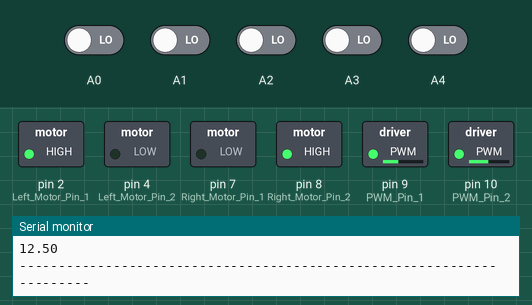
This sketch was run on a simulated Arduino Uno, built with avr-gcc and run on an emulated ATmega328P. Parts: switched loads named in the sketch (green lamp = pin HIGH), the last lines printed to the serial monitor. The test bench sets the inputs (shaded band); at power-on: A0–4 LOW.

Above: at 0.2 s.
At 37.8 s:
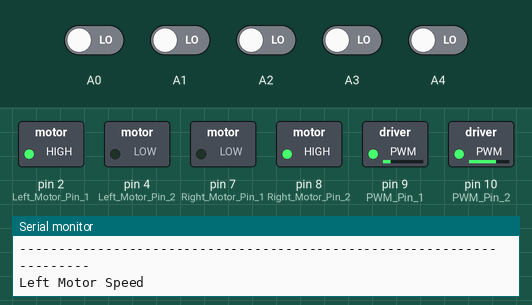
Timing chart, 0 to 40.0 s (numbered marks = the images above):
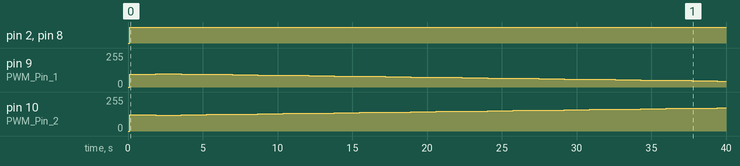

The sketch:

L.F_5.0_PID.ino
```cpp
float Kp=1,Ki=0.5,Kd=1.0;
float error=0, P=0, I=0, D=0, PID_value=0;
float previous_error=0, previous_I=0;
int sensor[5]={0, 0, 0, 0, 0};
int initial_motor_speed=110;

void read_sensor_values(void);
void calculate_pid(void);
void motor_control(void);

void setup()
{
 pinMode(9,OUTPUT); //PWM Pin 1
 pinMode(10,OUTPUT); //PWM Pin 2
 pinMode(2,OUTPUT); //Left Motor Pin 1
 pinMode(4,OUTPUT); //Left Motor Pin 2
 pinMode(7,OUTPUT); //Right Motor Pin 1
 pinMode(8,OUTPUT);  //Right Motor Pin 2
 Serial.begin(9600); //Enable Serial Communications
}

void loop()
{
    read_sensor_values();
    calculate_pid();
    display_values();
    motor_control();
    halt();
}

void halt()
{
  Serial.println("\n\nHALT FOR 1.5 SECONDS ");
  delay(1500);
}


void read_sensor_values()
{
  sensor[0]=digitalRead(A0);
  sensor[1]=digitalRead(A1);
  sensor[2]=digitalRead(A2);
  sensor[3]=digitalRead(A3);
  sensor[4]=digitalRead(A4);

  if((sensor[0]==1)&&(sensor[1]==1)&&(sensor[2]==1)&&(sensor[3]==1)&&(sensor[4]==0))
  error=4;

  else if((sensor[0]==1)&&(sensor[1]==1)&&(sensor[2]==1)&&(sensor[3]==0)&&(sensor[4]==0))
  error=3;

  else if((sensor[0]==1)&&(sensor[1]==1)&&(sensor[2]==1)&&(sensor[3]==0)&&(sensor[4]==1))
  error=2;

  else if((sensor[0]==1)&&(sensor[1]==1)&&(sensor[2]==0)&&(sensor[3]==0)&&(sensor[4]==1))
  error=1;

  else if((sensor[0]==1)&&(sensor[1]==1)&&(sensor[2]==0)&&(sensor[3]==1)&&(sensor[4]==1))
  error=0;

  else if((sensor[0]==1)&&(sensor[1]==0)&&(sensor[2]==0)&&(sensor[3]==1)&&(sensor[4]==1))
  error=-1;

  else if((sensor[0]==1)&&(sensor[1]==0)&&(sensor[2]==1)&&(sensor[3]==1)&&(sensor[4]==1))
  error=-2;

  else if((sensor[0]==0)&&(sensor[1]==0)&&(sensor[2]==1)&&(sensor[3]==1)&&(sensor[4]==1))
  error=-3;

  else if((sensor[0]==0)&&(sensor[1]==1)&&(sensor[2]==1)&&(sensor[3]==1)&&(sensor[4]==1))
  error=-4;
  //else if((sensor[0]==0)&&(sensor[1]==0)&&(sensor[2]==0)&&(sensor[4]==0)&&(sensor[4]==0))

  else
  {
    if(error==-4)
  error=-5;

  else error=5;
  }
}

void calculate_pid()
{
    P = error;
    I = I + error;
    D = error-previous_error;

    PID_value = (Kp*P) + (Ki*I) + (Kd*D);

    previous_I=I;
    previous_error=error;
}

void display_values()
{
  Serial.println("\n---------------------------------------------------------------------\nP= ");
  Serial.print(P);
  Serial.println("\nI= ");
  Serial.print(I);
  Serial.println("\nD= ");
  Serial.print(D);
  Serial.println("\nPID value = ");
  Serial.print(PID_value);
  Serial.println("\n----------------------------------------------------------------------");
}

void motor_control()
{
    // Calculating the effective motor speed:
    int left_motor_speed = initial_motor_speed-PID_value;
    int right_motor_speed = initial_motor_speed+PID_value;

    // The motor speed should not exceed the max PWM value
    constrain(left_motor_speed,0,150);
    constrain(right_motor_speed,0,150);

      //Right Motor Speed
    //following lines of code are to make the bot move forward
    /*The pin numbers and high, low values might be different*/
    if((sensor[0]==1)&&(sensor[1]==1)&&(sensor[2]==0)&&(sensor[3]==1)&&(sensor[4]==1))    // 1 1 0 1 1
    {
    digitalWrite(2,HIGH);
    digitalWrite(4,LOW);
    digitalWrite(7,LOW);
    digitalWrite(8,HIGH);
    analogWrite(9,left_motor_speed);    //intial_motor_speed-PID_value
    analogWrite(10,right_motor_speed);    //intial_motor_speed+PID_value
    }


    else if((sensor[0]==1)&&(sensor[1]==0)&&(sensor[2]==0)&&(sensor[3]==1)&&(sensor[4]==1))  // 1 0 0 1 1
    {
    digitalWrite(2,HIGH);
    digitalWrite(4,LOW);
    digitalWrite(7,HIGH);
    digitalWrite(8,LOW);
    analogWrite(9,left_motor_speed);    //intial_motor_speed-PID_value
    analogWrite(10,right_motor_speed);    //intial_motor_speed+PID_value
    }

    else if((sensor[0]==1)&&(sensor[1]==0)&&(sensor[2]==1)&&(sensor[3]==1)&&(sensor[4]==1))  // 1 0 1 1 1
    {
    digitalWrite(2,HIGH);
    digitalWrite(4,LOW);
    digitalWrite(7,HIGH);
    digitalWrite(8,LOW);
    analogWrite(9,left_motor_speed);    //intial_motor_speed-PID_value
    analogWrite(10,right_motor_speed);    //intial_motor_speed+PID_value
    }

    else if((sensor[0]==0)&&(sensor[1]==1)&&(sensor[2]==1)&&(sensor[3]==1)&&(sensor[4]==1))  // 0 1 1 1 1
    {
    digitalWrite(2,HIGH);
    digitalWrite(4,LOW);
    digitalWrite(7,HIGH);
    digitalWrite(8,LOW);
    analogWrite(9,left_motor_speed);    //intial_motor_speed-PID_value
    analogWrite(10,right_motor_speed);    //intial_motor_speed+PID_value
    }

    else if((sensor[0]==0)&&(sensor[1]==0)&&(sensor[2]==1)&&(sensor[3]==1)&&(sensor[4]==1)) // 0 0 1 1 1
    {
    digitalWrite(2,HIGH);
    digitalWrite(4,LOW);
    digitalWrite(7,HIGH);
    digitalWrite(8,LOW);
    analogWrite(9,left_motor_speed);    //intial_motor_speed-PID_value
    analogWrite(10,right_motor_speed);    //intial_motor_speed+PID_value
    }


    //---------------------------------------------------------------------------------------------------------------------------------------------------------------------------

    /*else if((sensor[0]==0)&&(sensor[1]==0)&&(sensor[2]==0)&&(sensor[3]==1)&&(sensor[4]==1)) // 0 0 0 1 1
    {
    digitalWrite(2,HIGH);
  digitalWrite(4,LOW);
  digitalWrite(7,LOW);
  digitalWrite(8,HIGH);
  analogWrite(9,150);
  analogWrite(10,150);
  delay(400);
  digitalWrite(2,LOW);
  digitalWrite(4,HIGH);
  digitalWrite(7,LOW);
  digitalWrite(8,HIGH);
  analogWrite(9,150);
  analogWrite(10,150);
  delay(400);                                                                             -----FOR 90 DEGREE LEFT TURN-----

    }*/

    //----------------------------------------------------------------------------------------------------------------------------------------------------------------------------


    else if((sensor[0]==1)&&(sensor[1]==1)&&(sensor[2]==1)&&(sensor[3]==0)&&(sensor[4]==1)) // 1 1 1 0 1
    {
    digitalWrite(2,LOW);
    digitalWrite(4,HIGH);
    digitalWrite(7,LOW);
    digitalWrite(8,HIGH);
    analogWrite(9,left_motor_speed);    //intial_motor_speed-PID_value
    analogWrite(10,right_motor_speed);    //intial_motor_speed+PID_value
    }

     else if((sensor[0]==1)&&(sensor[1]==1)&&(sensor[2]==1)&&(sensor[3]==0)&&(sensor[4]==1)) // 1 1 0 0 1
    {
    digitalWrite(2,LOW);
    digitalWrite(4,HIGH);

    digitalWrite(7,LOW);
    digitalWrite(8,HIGH);
    analogWrite(9,left_motor_speed);    //intial_motor_speed-PID_value
    analogWrite(10,right_motor_speed);    //intial_motor_speed+PID_value
    }

    else if((sensor[0]==1)&&(sensor[1]==1)&&(sensor[2]==1)&&(sensor[3]==1)&&(sensor[4]==0))  // 1 1 1 1 0
    {
    digitalWrite(2,LOW);
    digitalWrite(4,HIGH);
    digitalWrite(7,LOW);
    digitalWrite(8,HIGH);
    analogWrite(9,left_motor_speed);    //intial_motor_speed-PID_value
    analogWrite(10,right_motor_speed);    //intial_motor_speed+PID_value
    }

    else if((sensor[0]==1)&&(sensor[1]==1)&&(sensor[2]==1)&&(sensor[3]==0)&&(sensor[4]==0))  // 1 1 1 0 0
    {
    digitalWrite(2,LOW);
    digitalWrite(4,HIGH);
    digitalWrite(7,LOW);
    digitalWrite(8,HIGH);
    analogWrite(9,left_motor_speed);    //intial_motor_speed-PID_value
    analogWrite(10,right_motor_speed);    //intial_motor_speed+PID_value
    }

    //------------------------------------------------------------------------------------------------------------------------------------------------------------------

  /*  else if((sensor[0]==1)&&(sensor[1]==1)&&(sensor[2]==0)&&(sensor[3]==0)&&(sensor[4]==0)) // 1 1 0 0 0
    {
     digitalWrite(2,HIGH);
  digitalWrite(4,LOW);
  digitalWrite(7,LOW);
  digitalWrite(8,HIGH);
  analogWrite(9,150);
  analogWrite(10,150);
  delay(400);
  digitalWrite(2,HIGH);
  digitalWrite(4,LOW);
  digitalWrite(7,HIGH);
  digitalWrite(8,LOW);
  analogWrite(9,150);
  analogWrite(10,150);
  delay(400);*/                                                                  //  -----------FOR 90 DEGREE RIGHT TURN-----------


    //-------------------------------------------------------------------------------------------------------------------------------------------------------------------


    else if((sensor[0]==1)&&(sensor[1]==1)&&(sensor[2]==1)&&(sensor[3]==1)&&(sensor[4]==1))   // 1 1 1 1 1
    {
    digitalWrite(2,HIGH);
    digitalWrite(4,LOW);
    digitalWrite(7,LOW);
    digitalWrite(8,HIGH);
    analogWrite(9,left_motor_speed);    //intial_motor_speed-PID_value
    analogWrite(10,right_motor_speed);    //intial_motor_speed+PID_value
    }

    else if((sensor[0]==0)&&(sensor[1]==0)&&(sensor[2]==0)&&(sensor[3]==0)&&(sensor[4]==0))  // 0 0 0 0 0
    {
    digitalWrite(2,HIGH);
    digitalWrite(4,LOW);
    digitalWrite(7,LOW);
    digitalWrite(8,HIGH);
    analogWrite(9,left_motor_speed);    //intial_motor_speed-PID_value
    analogWrite(10,right_motor_speed);    //intial_motor_speed+PID_value
    }

    else
    {
    digitalWrite(2,HIGH);
    digitalWrite(4,LOW);
    digitalWrite(7,LOW);
    digitalWrite(8,HIGH);
    analogWrite(9,left_motor_speed);    //intial_motor_speed-PID_value
    analogWrite(10,right_motor_speed);    //intial_motor_speed+PID_value
    }

    Serial.println("\nLeft Motor Speed ");
    Serial.print(left_motor_speed);
    Serial.println("\nRight Motor Speed ");
    Serial.print(right_motor_speed);
}
```

Measured:
- by itself, pin 2 (Left_Motor_Pin_1), pin 8 (Right_Motor_Pin_2): LOW → HIGH at 0.13 s
- by itself, pin 9 (PWM_Pin_1): rises from 0/255 to 100/255 in 1.7 s, then falls to 45/255 in 37.6 s
- by itself, pin 10 (PWM_Pin_2): 0/255 → 122/255 at 0.13 s, → 120/255 1.7 s later, → 122/255 1.7 s later, → 125/255 1.7 s later, … (24 changes in this stretch)
